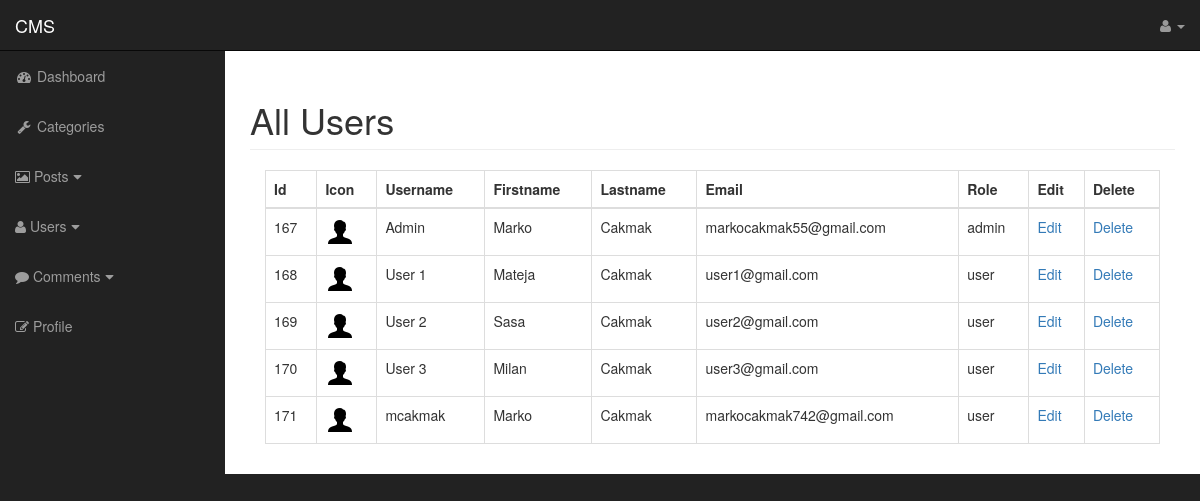
Page /CMS/users.php on the committed database.
### tables this page shows
CREATE TABLE `users` (
  `id` int(11) NOT NULL,
  `username` varchar(255) NOT NULL,
  `email` varchar(255) NOT NULL,
  `password` varchar(255) NOT NULL,
  `first_name` varchar(255) NOT NULL,
  `last_name` varchar(255) NOT NULL,
  `gender` varchar(255) NOT NULL,
  `role` varchar(255) NOT NULL
);

### 1)Database_and_Classes/database.php (called while the page is built, shortened)
<?php
class Database {
public $connection;
public function open_db_connection() {
$this->connection = new mysqli(DB_HOST, DB_USER, DB_PASS, DB_NAME);
}
public function query($sql) {
$result = $this->connection->query($sql);
return $result;
}
}
$database = new Database();
?>

### 1)Database_and_Classes/db_object.php (called while the page is built, shortened)
<?php
class Db_object {
public static function find_all() {
return static::find_by_query("SELECT * FROM " . static::$db_table . " ");
}
public static function find_by_query($sql) {
global $database;
$result_set = $database->query($sql);
$the_object_array = array();
while($row = mysqli_fetch_array($result_set)) {
$the_object_array[] = static::instantation($row);
}
return $the_object_array;
}
public static function instantation($the_record) {
$the_object_user = new $calling_class;
foreach ($the_record as $the_attribute => $value) {
if($the_object_user->has_the_attribute($the_attribute)) {
$the_object_user->$the_attribute = $value;
}
}
return $the_object_user;
}
private function has_the_attribute($the_attribute) {
$object_properties = get_object_vars($this);
return array_key_exists($the_attribute, $object_properties);
}
}
?>

### CMS/users.php (the view, shortened to what this page needs)
<?php include("includes/header.php"); ?>
<?php
$users = User::find_all();
?>
<nav class="navbar navbar-inverse navbar-fixed-top" role="navigation">
<?php include("includes/top_nav.php"); ?>
<?php include("includes/side_nav.php"); ?>
</nav>
<div id="page-wrapper">
<div class="container-fluid">
<div class="row">
<div class="col-lg-12">
<h1 class="page-header">All Users</h1>
<div class="col-md-12">
<table class="table table-bordered table-hover" >
<thead>
<tr>
<th>Id</th>
<th>Icon</th>
<th>Username</th>
<th>Firstname</th>
<th>Lastname</th>
<th>Email</th>
<th>Role</th>
<th>Edit</th>
<th>Delete</th>
</tr>
</thead>
<tbody>
<?php foreach($users as $user) : ?>
<tr>
<td><?php echo $user->id; ?></td>
<td><img class="admin-user-thumbnail" src="<?php echo "images/" . $user->gender .  ".png"; ?>"></td>
<td><?php echo $user->username; ?></td>
<td><?php echo $user->first_name; ?></td>
<td><?php echo $user->last_name; ?></td>
<td><?php echo $user->email; ?></td>
<td><?php echo $user->role; ?></td>
<td><a href="edit_user.php?id=<?php echo $user->id ?>" >Edit</a></td>
<td><a href="users.php?delete=<?php echo $user->id ?>" >Delete</a></td>
</tr>
<?php endforeach; ?>
</tbody>
</table>
</div>
</div>
</div>
</div>
</div>
<?php include("includes/footer.php"); ?>

### CMS/includes/header.php (shortened to what this page needs)
<!DOCTYPE html>
<html lang="en">
<head>
<link href="css/bootstrap.min.css" rel="stylesheet">
<link href="css/sb-admin.css" rel="stylesheet">
<link href="font-awesome/css/font-awesome.min.css" rel="stylesheet" type="text/css">
<link href="https://cdn.jsdelivr.net/npm/summernote@0.8.18/dist/summernote.min.css" rel="stylesheet">
<link href="css/dropzone.css" rel="stylesheet">
<link href="css/styles.css" rel="stylesheet">
</head>
<body>
<div id="wrapper">

### CMS/includes/top_nav.php (shortened to what this page needs)
<div class="navbar-header">
<a  class="navbar-brand" href="">CMS</a>
</div>
<ul class="nav navbar-right top-nav">
<li class="dropdown">
<a href="" class="dropdown-toggle" data-toggle="dropdown"><i class="fa fa-user"></i> <?php echo $_SESSION['admin_username'] ?> <b class="caret"></b></a>
</li>
</ul>

### CMS/includes/side_nav.php (shortened to what this page needs)
<div class="collapse navbar-collapse navbar-ex1-collapse">
<ul  class="nav navbar-nav side-nav">
<li>
<a href="index.php"><i class="fa fa-fw fa-dashboard "></i> Dashboard</a>
</li>
<li>
<a href="categories.php"><i class="fa fa-fw fa-wrench "></i> Categories</a>
</li>
<li>
<a href="javascript:;" data-toggle="collapse" data-target="#post_dropdown">
<i class="fa fa-photo"></i> Posts<i class="fa fa-fw fa-caret-down"></i></a>
</li>
<li>
<a href="javascript:;" data-toggle="collapse" data-target="#users_dropdown">
<i class="fa fa-user"></i> Users<i class="fa fa-fw fa-caret-down"></i></a>
</li>
<li>
<a href="javascript:;" data-toggle="collapse" data-target="#comments_dropdown">
<i class="fa fa-comment"></i> Comments<i class="fa fa-fw fa-caret-down"></i></a>
</li>
<li>
<a href="profile.php"><i class="fa fa-pencil-square-o"></i> Profile</a>
</li>
</ul>
</div>

### CMS/includes/footer.php (shortened to what this page needs)
</div>
</body>
</html>

### CMS/css/sb-admin.css (style rules this page uses)
body { margin-top: 100px; background-color: #222; }
@media (min-width:768px) { body { margin-top: 50px; } }
#wrapper { padding-left: 0; }
#page-wrapper { width: 100%; padding: 0; background-color: #fff; }
@media (min-width:768px) { #wrapper { padding-left: 225px; } }
@media (min-width:768px) { #page-wrapper { padding: 10px; } }
.top-nav { padding: 0 15px; }
.top-nav>li { display: inline-block; float: left; }
.top-nav>li>a { padding-top: 15px; padding-bottom: 15px; line-height: 20px; color: #999; }
@media (min-width:768px) { .side-nav { position: fixed; top: 51px; left: 225px; width: 225px; margin-left: -225px; border: none; border-radius: 0; overflow-y: auto; background-color: #222; } }
@media (min-width:768px) { .side-nav>li>a { width: 225px; } }

### rows in the picture
users: id "167", gender (picture), username "Admin", first_name "Marko", last_name "Cakmak", email "markocakmak55@gmail.com", role "admin"
users: id "168", gender (picture), username "User 1", first_name "Mateja", last_name "Cakmak", email "user1@gmail.com", role "user"
users: id "169", gender (picture), username "User 2", first_name "Sasa", last_name "Cakmak", email "user2@gmail.com", role "user"
users: id "170", gender (picture), username "User 3", first_name "Milan", last_name "Cakmak", email "user3@gmail.com", role "user"
users: id "171", gender (picture), username "mcakmak", first_name "Marko", last_name "Cakmak", email "markocakmak742@gmail.com", role "user"
